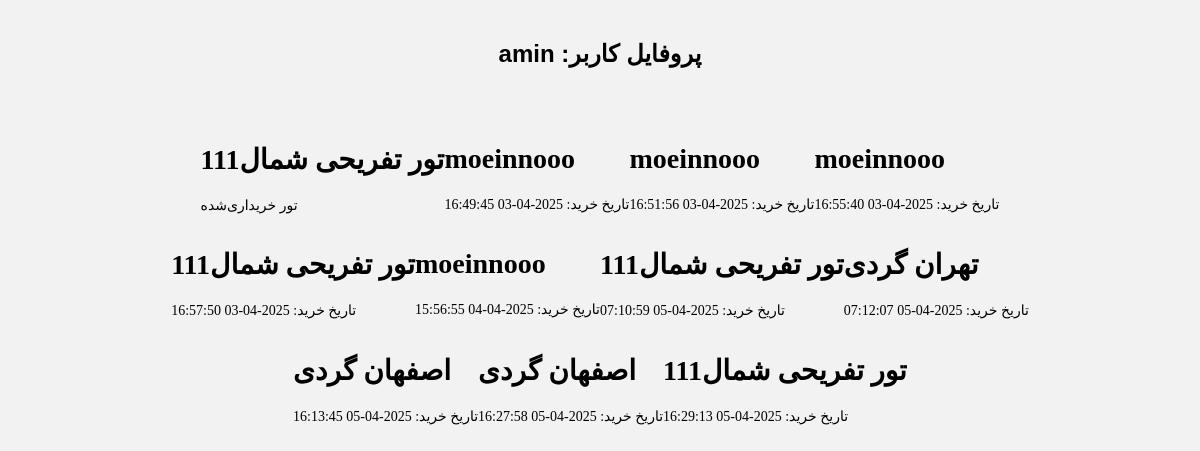
The page /tour/profile/ (signed in) on the database as committed earlier.
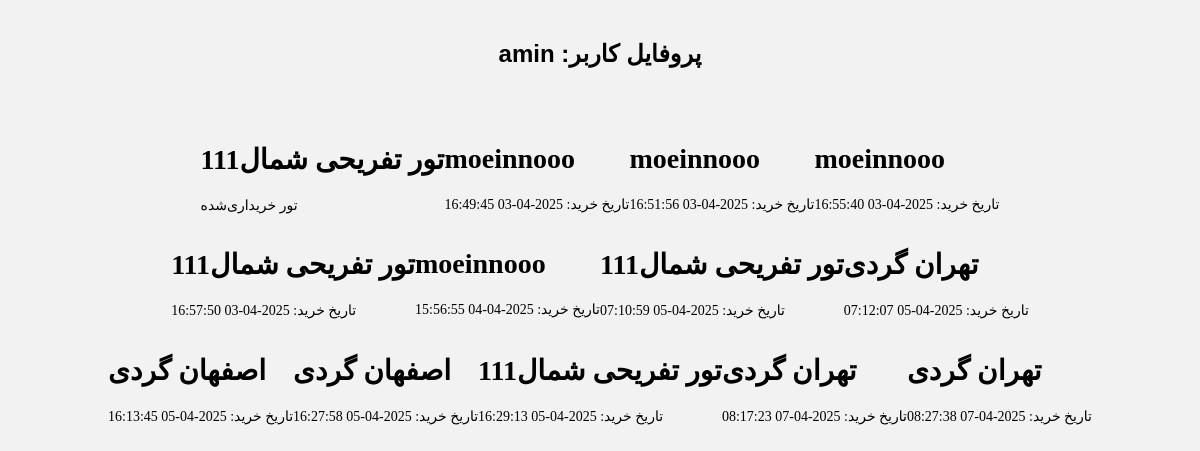
The same page on the database as committed later.
### tour/models.py (models this page shows, shortened)
class tour(models.Model):
    title = models.CharField('Title', max_length=50, null=True, blank=True)
    idtour = models.IntegerField(null=True, blank=True)
    firstdistination = models.CharField(max_length=50, null=True, blank=True)
    lastDestination = models.CharField(max_length=50, null=True, blank=True)
    startdate = models.DateField(null=True, blank=True)
    finishdate = models.DateField(null=True, blank=True)
    capacity = models.IntegerField(default=20000, null=True, blank=True,
                                   validators=[MinValueValidator(0)])  # جلوگیری از اعداد منفی
    clas = models.ForeignKey(User, on_delete=models.CASCADE, null=True,
                             related_name='tour_clas')  # اضافه کردن related_name
    image = models.ImageField(upload_to='tourr/', null=True, blank=True)
    price = models.PositiveIntegerField('قیمت',default=1000)  # برای محاسبه هزینه
    TICKET_TYPES = [
        ('bus', 'اتوبوس'),
        ('train', 'قطار'),
    ]
    ticket_type = models.CharField(max_length=10, choices=TICKET_TYPES, default='bus')

class Purchase(models.Model):
    user = models.ForeignKey(User, on_delete=models.CASCADE, related_name='tour_purchases')  # اضافه کردن related_name
    tour = models.ForeignKey(tour, on_delete=models.CASCADE, related_name='tour_purchases')  # اضافه کردن related_name
    purchase_date = models.DateTimeField(auto_now_add=True)

### tour/views.py (the view)
# urls.py: path('profile/', views.profile_view, name='profile_view'),  # URL برای پروفایل کاربر
@login_required(login_url='accounts/signup/')
def profile_view(request):
    user = request.user
    profile, created = Profile.objects.get_or_create(user=user)
    tours = profile.tours.all()
    tourisms = profile.tourisms.all()  # اضافه کردن گردشگری‌ها
    purchases = Purchase.objects.filter(user=user)
    available_tours = tour.objects.all()
    return render(request, 'tour/profile_view.html', {
        'user': user,
        'purchases': purchases,
        'available_tours': available_tours,
        'tours': tours,
        'tourisms': tourisms  # ارسال گردشگری‌ها به قالب
    })

### tour/templates/tour/profile_view.html (shortened to what this page needs)
<!DOCTYPE html>
<html lang="en">
<head>
</head>
<body>
    <h1 class="title">{{ user.username }} :پروفایل کاربر</h1>
    <div id="app" class="container">
        {% for tour_item in tours %}
        <card data-image="{{ tour_item.image.url }}">
            <h1 slot="header">{{ tour_item.title }}</h1>
            <p slot="content">تور خریداری‌شده</p>
        </card>
        {% endfor %}
        {% for purchase in purchases %}
        <card data-image="{{ purchase.tour.image.url }}">
            <h1 slot="header">{{ purchase.tour.title }}</h1>
            <p slot="content">تاریخ خرید: {{ purchase.purchase_date|date:"Y-m-d H:i:s" }}</p>
        </card>
        {% endfor %}
    </div>
</body>
</html>

### tour/templates/tour/profile_view.html (style rules this page uses)
:root { --hover-easing: cubic-bezier(0.23, 1, 0.32, 1); --return-easing: cubic-bezier(0.445, 0.05, 0.55, 0.95); }
body { margin: 40px 0; font-family: "Raleway"; font-size: 14px; font-weight: 500; background-color: rgba(225, 225, 225, 0.421); -webkit-font-smoothing: antialiased; }
.title { font-family: "DM Sans", sans-serif; font-size: 24px; font-weight: 700; color: black; text-align: center; }
p { line-height: 1.5em; }
h1 + p, p + p { margin-top: 10px; }
.container { padding: 40px 80px; display: flex; flex-wrap: wrap; justify-content: center; }

Rows that differ between the two databases and show on the page:
added Purchase: tour "تهران گردی", purchase_date "2025-04-07 08:17:23"
added Purchase: tour "تهران گردی", purchase_date "2025-04-07 08:27:38"
